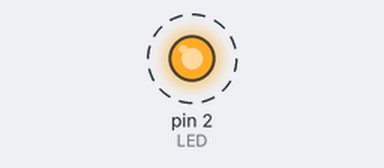
Recording of a sketch running on a simulated Arduino Uno, built with avr-gcc and run on an emulated ATmega328P. Parts: output pins drawn as LEDs (lit = HIGH). Dashed ring = blinking. What the sketch prints to the serial monitor is not drawn.

Above: at 0.5 s.
Timing chart, 0 to 4.6 s (numbered marks = the images above):
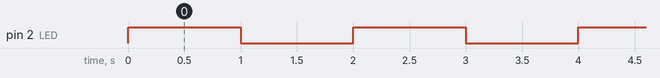

Measured:
- by itself, pin 2 (LED): alternates HIGH for 1.0 s and LOW for 1.0 s

The sketch:

01-blink.ino
```cpp
int LED = 2;
void setup() {
  Serial.begin(115200);
  pinMode(LED,OUTPUT);

}

void loop() {
  Serial.print("...");
  digitalWrite(LED,HIGH);
  delay(1000);
  digitalWrite(LED,LOW);
  delay(1000);

}
```
